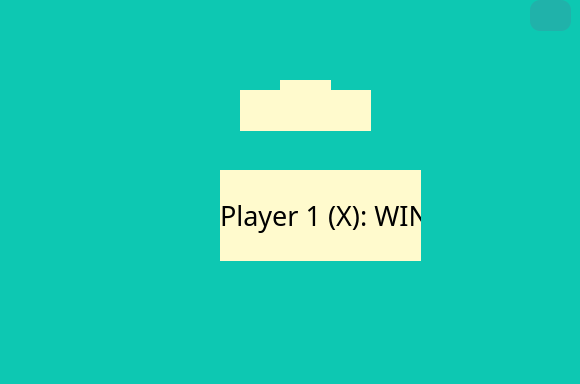
<?xml version="1.0" encoding="UTF-8"?>
<ui version="4.0">
 <class>MainWindow</class>
 <widget class="QMainWindow" name="MainWindow">
  <property name="geometry">
   <rect>
    <x>0</x>
    <y>0</y>
    <width>580</width>
    <height>384</height>
   </rect>
  </property>
  <property name="windowTitle">
   <string>MainWindow</string>
  </property>
  <property name="styleSheet">
   <string notr="true">background-color: rgb(13, 200, 178);</string>
  </property>
  <widget class="QWidget" name="centralwidget">
   <widget class="QLabel" name="result">
    <property name="geometry">
     <rect>
      <x>160</x>
      <y>0</y>
      <width>261</width>
      <height>61</height>
     </rect>
    </property>
    <property name="font">
     <font>
      <pointsize>20</pointsize>
      <bold>true</bold>
     </font>
    </property>
    <property name="styleSheet">
     <string notr="true">border-image: url(:/myimage/image/Result.png);
</string>
    </property>
    <property name="text">
     <string/>
    </property>
   </widget>
   <widget class="QLabel" name="label">
    <property name="geometry">
     <rect>
      <x>170</x>
      <y>50</y>
      <width>271</width>
      <height>271</height>
     </rect>
    </property>
    <property name="styleSheet">
     <string notr="true">border-image: url(:/myimage/image/table.png);</string>
    </property>
    <property name="text">
     <string/>
    </property>
   </widget>
   <widget class="QLabel" name="label_2">
    <property name="geometry">
     <rect>
      <x>280</x>
      <y>80</y>
      <width>51</width>
      <height>51</height>
     </rect>
    </property>
    <property name="styleSheet">
     <string notr="true">border-image: url(:/myimage/image/cup-star.png);
background-color:rgb(255,250,205);</string>
    </property>
    <property name="text">
     <string/>
    </property>
   </widget>
   <widget class="QLabel" name="win">
    <property name="geometry">
     <rect>
      <x>220</x>
      <y>170</y>
      <width>201</width>
      <height>91</height>
     </rect>
    </property>
    <property name="font">
     <font>
      <family>Showcard Gothic</family>
      <pointsize>20</pointsize>
      <italic>false</italic>
      <bold>false</bold>
      <underline>false</underline>
      <strikeout>false</strikeout>
      <kerning>true</kerning>
     </font>
    </property>
    <property name="styleSheet">
     <string notr="true">background-color:rgb(255,250,205);</string>
    </property>
    <property name="text">
     <string>Player 1 (X): WIN</string>
    </property>
   </widget>
   <widget class="QLabel" name="label_3">
    <property name="geometry">
     <rect>
      <x>240</x>
      <y>90</y>
      <width>41</width>
      <height>41</height>
     </rect>
    </property>
    <property name="styleSheet">
     <string notr="true">background-color:rgb(255,250,205);
border-image: url(:/myimage/image/cup-1.png);</string>
    </property>
    <property name="text">
     <string/>
    </property>
   </widget>
   <widget class="QLabel" name="label_4">
    <property name="geometry">
     <rect>
      <x>330</x>
      <y>90</y>
      <width>41</width>
      <height>41</height>
     </rect>
    </property>
    <property name="styleSheet">
     <string notr="true">background-color:rgb(255,250,205);
border-image: url(:/myimage/image/cup-1.png);</string>
    </property>
    <property name="text">
     <string/>
    </property>
   </widget>
   <widget class="QLabel" name="label_9">
    <property name="geometry">
     <rect>
      <x>520</x>
      <y>0</y>
      <width>51</width>
      <height>31</height>
     </rect>
    </property>
    <property name="styleSheet">
     <string notr="true">border-image: url(:/myimage/image/shadow.png);
border-image: url(:/myimage/image/shadow.png);
border-image: url(:/myimage/image/shadow.png);
border-radius: 10px;</string>
    </property>
    <property name="text">
     <string/>
    </property>
   </widget>
   <widget class="QPushButton" name="sound">
    <property name="geometry">
     <rect>
      <x>530</x>
      <y>0</y>
      <width>41</width>
      <height>31</height>
     </rect>
    </property>
    <property name="styleSheet">
     <string notr="true">background-color: rgb(32,178,170);
border-radius: 10px;
image: url(:/myimage/image/sound_on.png);</string>
    </property>
    <property name="text">
     <string/>
    </property>
   </widget>
  </widget>
  <widget class="QMenuBar" name="menubar">
   <property name="geometry">
    <rect>
     <x>0</x>
     <y>0</y>
     <width>580</width>
     <height>26</height>
    </rect>
   </property>
  </widget>
  <widget class="QStatusBar" name="statusbar"/>
 </widget>
 <resources/>
 <connections/>
</ui>
